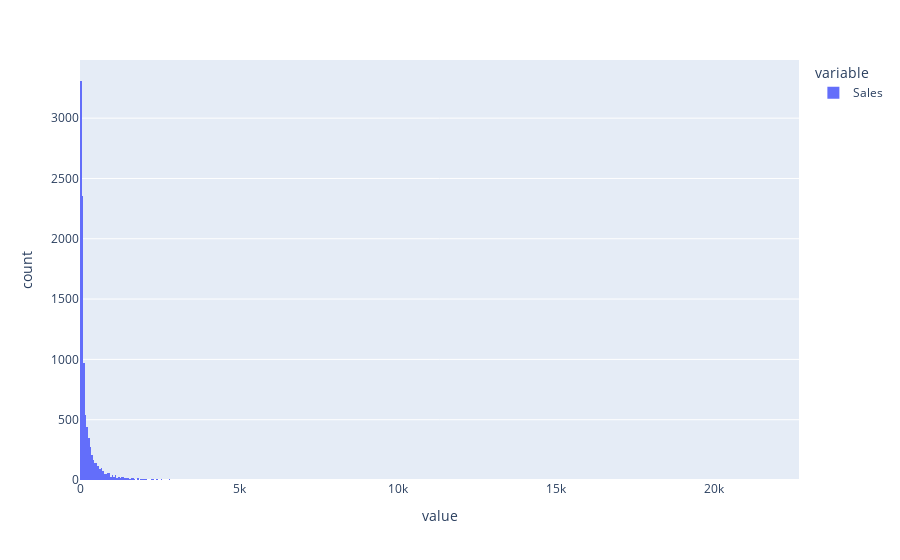

Notebook cell for this chart:
### Code cell
px.histogram(df['Sales'])

### Figure 1 — Plotly figure (JSON) as saved in the notebook; plotly's stock layout.template omitted (floating-point values rounded to 4 significant figures; data arrays with more than 128 entries replaced by an {"elided": "..."} marker saying what was removed)
{"data": [{"alignmentgroup": "True", "bingroup": "x", "hovertemplate": "variable=Sales<br>value=%{x}<br>count=%{y}<extra></extra>", "legendgroup": "Sales", "marker": {"color": "#636efa", "pattern": {"shape": ""}}, "name": "Sales", "offsetgroup": "Sales", "orientation": "v", "showlegend": true, "type": "histogram", "x": {"elided": "9994 float values"}, "xaxis": "x", "yaxis": "y"}], "layout": {"barmode": "relative", "legend": {"title": {"text": "variable"}, "tracegroupgap": 0}, "margin": {"t": 60}, "xaxis": {"anchor": "y", "domain": [0, 1], "title": {"text": "value"}}, "yaxis": {"anchor": "x", "domain": [0, 1], "title": {"text": "count"}}}}
